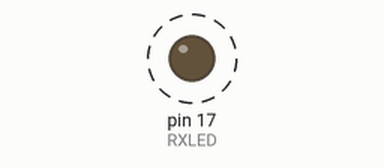
Recording of a sketch running on a simulated SparkFun Pro Micro, built with avr-gcc and run on an emulated ATmega32U4. On the bench: output pins drawn as LEDs (lit = HIGH). Dashed ring = blinking. What the sketch prints to the serial monitor is not drawn.

Above: at 0.5 s.
Timing chart, 0 to 4.6 s (numbered marks = the images above):
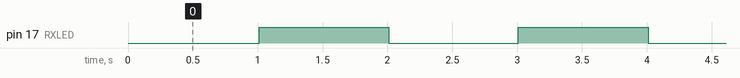

Measured:
- by itself, pin 17 (RXLED): alternates HIGH for 1.0 s and LOW for 1.0 s

The sketch:

promicro_led.ino
```cpp
/*
The RX LED has a defined Arduino pin
The TX LED was not so lucky, we'll need to use pre-defined
macros (TXLED1, TXLED0) to control that.
(We could use the same macros for the RX LED too -- RXLED1, and RXLED0.)
 */
int RXLED = 17;

void setup()
{
  // Set RX LED as an output
  // TX LED is set as an output behind the scenes
  pinMode(RXLED, OUTPUT);

  Serial.begin(9600);   //This pipes to the serial monitor
  while (!Serial) ;

  Serial.println("Ready...");
}

void loop()
{
  // set the LED on
  digitalWrite(RXLED, LOW);
  // TX LED는 미리 정의된 매크로 사용
  // TXLED0은 LED On
  TXLED0;
  // wait for a second
  delay(1000);

  // set the LED off
  digitalWrite(RXLED, HIGH);
  // TXLED1은 LED Off
  TXLED1;
  // wait for a second
  delay(1000);
}
```
